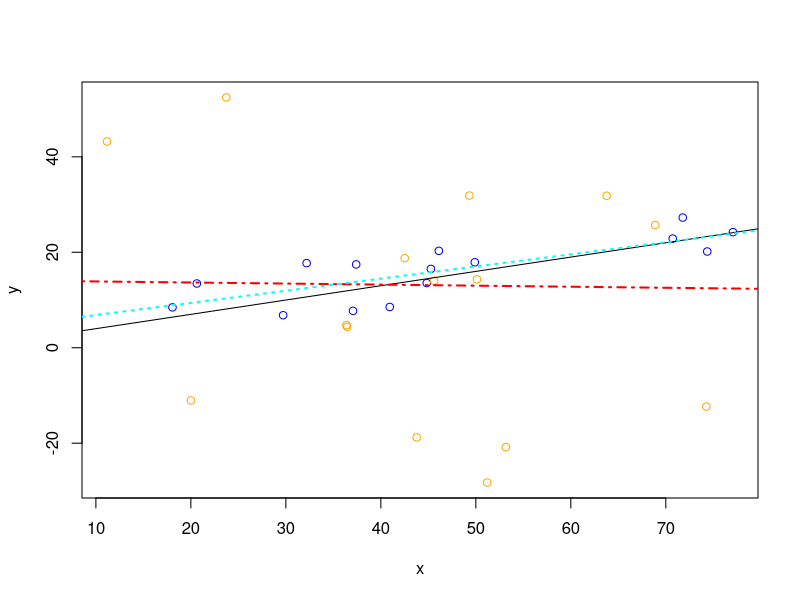

Generate this figure with R:

set.seed(493218)

N = 30
n = rep(N/2, 2)
beta = c(1, .3)
x = runif(N, 10, 80)

var = c(A = 10, B = 625) # 225)
err = rnorm(N, 0, rep(sqrt(var), n))

y = beta[1] + beta[2]*x + err
type = rep(names(var), n)

#library(ggplot2)
col = c(A = "blue", B = "orange") 
plot(x, y, col = col[type])
abline(a= beta[1], b = beta[2])

rfit = lm(y ~ x)
abline(rfit, lwd = 2, lty = 10, col = "red")

wfit = lm(y ~ x, weights = 1/var[type])

abline(wfit, lwd = 2, lty = 3, col = "cyan")
